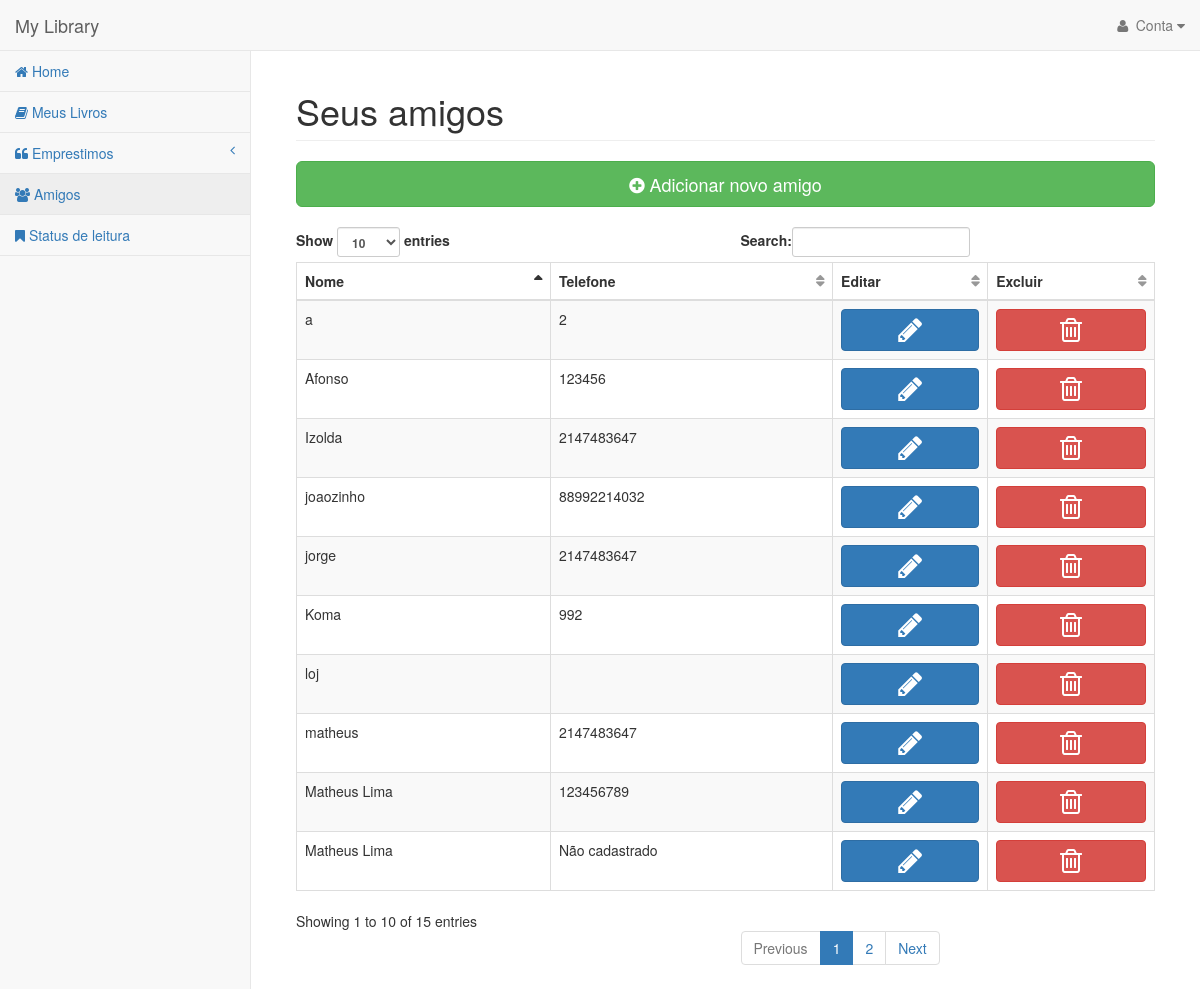
Screenshot of /telas/form-listaramigo.php (signed in) with the database file from the repository.
### tables this page shows
CREATE TABLE `amigo` (
  `idAmigo` int(11) NOT NULL,
  `nome` varchar(45) NOT NULL,
  `telefone` varchar(11) DEFAULT NULL,
  `Usuario_id_usr` int(11) NOT NULL
);

### telas/form-listaramigo.php (the view, shortened to what this page needs)
<?php
$PDO = db_connect();
$id_usr = $_SESSION['id_usr'];
$sqllista = "SELECT * FROM amigo where Usuario_id_usr = :id_usr ORDER BY nome ASC";
$stmtlista = $PDO->prepare($sqllista);
$stmtlista->bindParam(':id_usr', $id_usr);
$stmtlista->execute();
$sql_counta_total = "SELECT COUNT(*) AS total FROM amigo WHERE Usuario_id_usr= :id_usr ORDER BY nome ASC ";
$stmt_counta_total = $PDO->prepare($sql_counta_total);
$stmt_counta_total->bindParam(':id_usr', $id_usr);
$stmt_counta_total->execute();
$total = $stmt_counta_total->fetchColumn();
?>
<!DOCTYPE html>
<html lang="en">
    <head>
        <link href="../front/vendor/bootstrap/css/bootstrap.min.css" rel="stylesheet">
        <link href="../front/vendor/metisMenu/metisMenu.min.css" rel="stylesheet">
        <link href="../front/dist/css/sb-admin-2.css" rel="stylesheet">
        <link href="../front/vendor/font-awesome/css/font-awesome.min.css" rel="stylesheet" type="text/css">
    </head>
    <body>
        <div id="wrapper">
            <nav class="navbar navbar-default navbar-static-top" role="navigation" style="margin-bottom: 0">
                <div class="container-fluid">
                    <div class="navbar-header">
                        <a class="navbar-brand" href="home.php">My Library</a>
                    </div>
                    <ul class="nav navbar-nav navbar-right">
                        <li class="dropdown">
                            <a class="dropdown-toggle" data-toggle="dropdown" href="#">
                                <i class="fa fa-user fa-fw"></i> Conta <i class="fa fa-caret-down"></i>
                            </a>
                        </li>
                    </ul>
                </div>
            </nav>
            <div class="navbar-default sidebar" role="navigation" style="margin-top: 0">
                <div class="sidebar-nav navbar-collapse">
                    <ul class="nav" id="side-menu">
                        <li>
                            <a href="home.php"><i class="fa fa-home"></i> Home</a>
                        </li>
                        <li>
                            <a href="form-listarlivro.php"><i class="fa fa-book"></i> Meus Livros</a>
                        </li>
                        <li>
                            <a href="#"><i class="fa fa-quote-left"></i> Emprestimos<span class="fa arrow"></span></a>
                        </li>
                        <li>
                            <a href="form-listaramigo.php"><i class="fa fa-group"></i> Amigos</a>
                        </li>
                        <li>
                            <a href="form-mudarstatus.php"><i class="fa fa-bookmark"></i> Status de leitura</a>
                        </li>
                    </ul>
                </div>
            </div>
        <div id="page-wrapper">
            <div class="container-fluid">
                <div class="row">
                    <div class="col-lg-12">
                        <h1 class="page-header">Seus amigos</h1>
                        <a href="form-add-amigo.php" style="text-decoration:none"><button type="button" class="btn btn-success btn-lg btn-block" ><span class="fa fa-plus-circle"></span> Adicionar novo amigo</button></a>
                        <br>
                        <?php if ($total > 0): ?>
                            <table width="100%" class="table table-striped table-bordered table-hover" id="dataTables-example">
                                <thead>
                                    <tr>
                                        <th>Nome</th>
                                        <th>Telefone</th>
                                        <th>Editar</th>
                                        <th>Excluir</th>
                                    </tr>
                                </thead>
                                <tbody>
                                    <?php while ($amigo = $stmtlista->fetch(PDO::FETCH_ASSOC)): ?>
                                        <tr class="even gradeC">
                                            <td><?php echo $amigo['nome'] ?></td>
                                            <td><?php
                                                if ($amigo['telefone'] == 0) {
                                                    echo "Não cadastrado";
                                                } else {
                                                    echo $amigo['telefone'];
                                                }
                                                ?>
                                            </td>
                                            <td>
                                                <form action="#" method="post">
                                                    <button type="submit" class="btn btn-primary btn-block"><span class=" fa fa-pencil fa-2x"></span></button>
                                                </form>
                                            </td>
                                            <td>
                                                <form action="#" method="post">
                                                    <button type="submit" class="btn btn-danger btn-block" onclick="return confirm('Tem certeza de que deseja remover <?php echo $amigo['nome'] ?> dos seus amigos?');"><span class=" fa fa-trash-o fa-2x"></span></button>
                                                </form>
                                            </td>
                                        </tr>
                                    <?php endwhile; ?>
                                </tbody>
                            </table>
                        <?php else: ?>
                            <p>Você ainda não adicionou nenhum amigo</p>
                        <?php endif; ?>
                    </div>
                </div>
            </div>
        </div>
</body>
</html>

### rows the page displays
amigo: nome "a", telefone "2"
amigo: nome "Afonso", telefone "123456"
amigo: nome "Izolda", telefone "2147483647"
amigo: nome "joaozinho", telefone "88992214032"
amigo: nome "jorge", telefone "2147483647"
amigo: nome "Koma", telefone "992"
amigo: nome "loj"
amigo: nome "matheus", telefone "2147483647"
amigo: nome "Matheus Lima", telefone "123456789"
amigo: nome "Matheus Lima", telefone "Não cadastrado"
